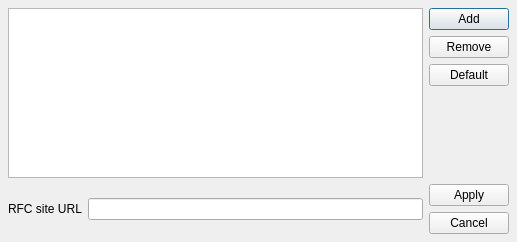
<ui version="4.0" >
 <author></author>
 <comment></comment>
 <exportmacro></exportmacro>
 <class>directoryDialog</class>
 <widget class="QDialog" name="directoryDialog" >
  <property name="geometry" >
   <rect>
    <x>0</x>
    <y>0</y>
    <width>517</width>
    <height>242</height>
   </rect>
  </property>
  <property name="windowTitle" >
   <string>Set RFC directories</string>
  </property>
  <layout class="QGridLayout" >
   <property name="margin" >
    <number>8</number>
   </property>
   <property name="spacing" >
    <number>6</number>
   </property>
   <item row="0" column="1" >
    <layout class="QVBoxLayout" >
     <property name="margin" >
      <number>0</number>
     </property>
     <property name="spacing" >
      <number>6</number>
     </property>
     <item>
      <widget class="QPushButton" name="addButton" >
       <property name="text" >
        <string>Add</string>
       </property>
      </widget>
     </item>
     <item>
      <widget class="QPushButton" name="remButton" >
       <property name="text" >
        <string>Remove</string>
       </property>
      </widget>
     </item>
     <item>
      <widget class="QPushButton" name="defaultButton" >
       <property name="text" >
        <string>Default</string>
       </property>
      </widget>
     </item>
     <item>
      <spacer>
       <property name="orientation" >
        <enum>Qt::Vertical</enum>
       </property>
       <property name="sizeHint" >
        <size>
         <width>20</width>
         <height>40</height>
        </size>
       </property>
      </spacer>
     </item>
    </layout>
   </item>
   <item row="1" column="0" >
    <layout class="QHBoxLayout" >
     <property name="margin" >
      <number>0</number>
     </property>
     <property name="spacing" >
      <number>6</number>
     </property>
     <item>
      <widget class="QLabel" name="label_3_2_2_2_2_2_2" >
       <property name="text" >
        <string>RFC site URL</string>
       </property>
      </widget>
     </item>
     <item>
      <widget class="QLineEdit" name="urlLineEdit" />
     </item>
    </layout>
   </item>
   <item row="1" column="1" >
    <layout class="QVBoxLayout" >
     <property name="margin" >
      <number>0</number>
     </property>
     <property name="spacing" >
      <number>6</number>
     </property>
     <item>
      <widget class="QPushButton" name="applyButton" >
       <property name="text" >
        <string>Apply</string>
       </property>
      </widget>
     </item>
     <item>
      <widget class="QPushButton" name="cancelButton" >
       <property name="text" >
        <string>Cancel</string>
       </property>
      </widget>
     </item>
    </layout>
   </item>
   <item row="0" column="0" >
    <widget class="QListWidget" name="directoryList" />
   </item>
  </layout>
  <widget class="QWidget" name="widget" >
   <property name="geometry" >
    <rect>
     <x>9</x>
     <y>9</y>
     <width>453</width>
     <height>161</height>
    </rect>
   </property>
  </widget>
  <widget class="QWidget" name="layoutWidget" >
   <property name="geometry" >
    <rect>
     <x>510</x>
     <y>20</y>
     <width>87</width>
     <height>159</height>
    </rect>
   </property>
  </widget>
 </widget>
 <pixmapfunction></pixmapfunction>
 <resources/>
 <connections/>
</ui>
